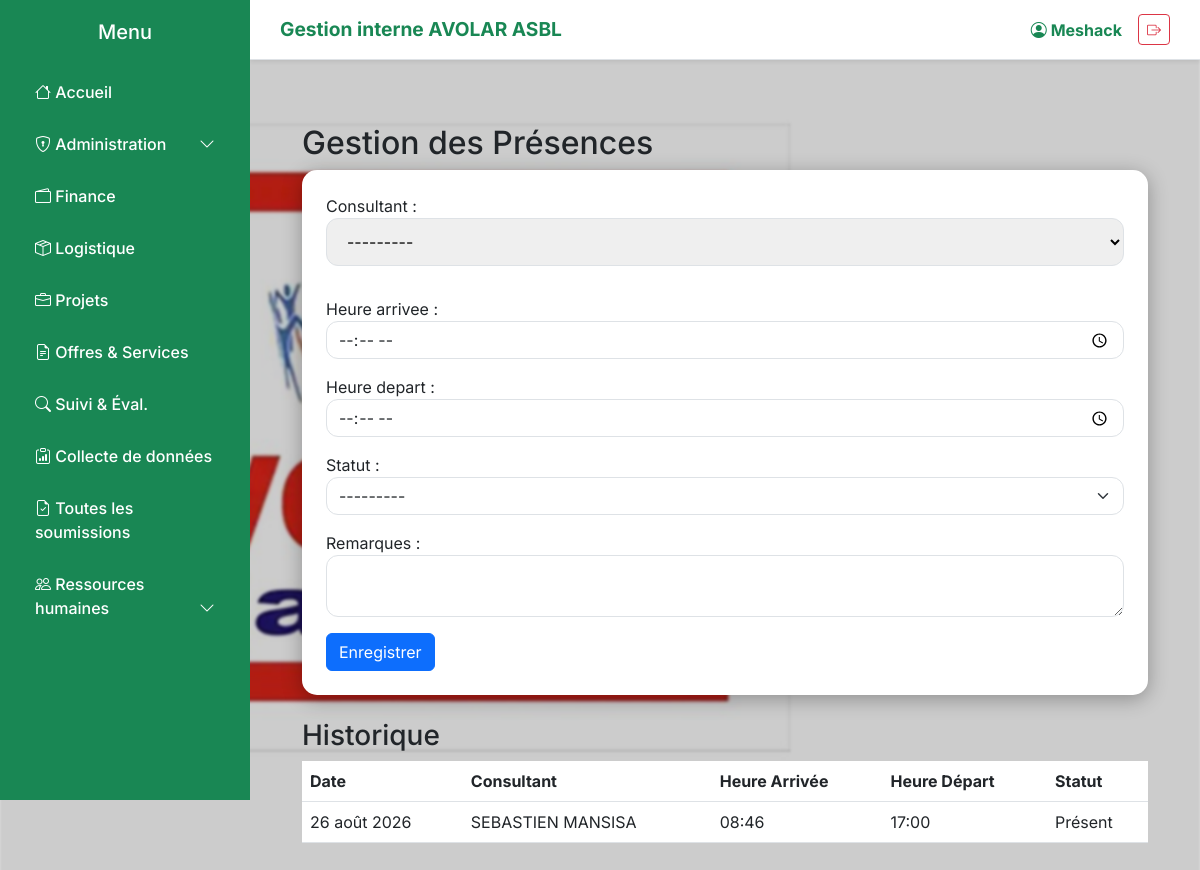
The app's page /rh/presence/ (signed in) with its own data.
### dashboard/models.py (models this page shows)
class PresenceJournaliere(models.Model):
    consultant = models.ForeignKey(Consultant, on_delete=models.CASCADE)
    date = models.DateField(default=timezone.now)
    heure_arrivee = models.TimeField(null=True, blank=True)
    heure_depart = models.TimeField(null=True, blank=True)
    statut = models.CharField(max_length=20, choices=[('Présent', 'Présent'), ('Absent', 'Absent'), ('Congé', 'Congé')])
    remarques = models.TextField(blank=True, null=True)
    class Meta: ordering = ['-date']

class Consultant(models.Model):
    nom_complet = models.CharField(max_length=200)
    profession_base = models.CharField(max_length=150)
    date_naissance = models.DateField()
    etudes_faites = models.TextField()
    cv = models.FileField(upload_to='cv_consultants/')
    projet = models.ForeignKey(Projet, on_delete=models.SET_NULL, null=True, blank=True, related_name='consultants')
    fonction_occupee = models.CharField(max_length=150, blank=True, null=True)
    def __str__(self): return self.nom_complet

### dashboard/views.py (the view)
# urls.py: path('rh/presence/', views.presence_rh, name='presence_rh'),
@login_required
def presence_rh(request):
    presences = PresenceJournaliere.objects.all().order_by('-date')
    if request.method == 'POST':
        form = PresenceForm(request.POST)
        if form.is_valid():
            form.save()
            return redirect('presence_rh')
    else:
        form = PresenceForm()
    return render(request, 'dashboard/presence.html', {'form': form, 'presences': presences})

### dashboard/forms.py
class PresenceForm(forms.ModelForm):
    class Meta:
        model = PresenceJournaliere
        fields = ['consultant', 'heure_arrivee', 'heure_depart', 'statut', 'remarques']
        widgets = {
            'heure_arrivee': forms.TimeInput(attrs={'type': 'time', 'class': 'form-control'}),
            'heure_depart': forms.TimeInput(attrs={'type': 'time', 'class': 'form-control'}),
            'statut': forms.Select(attrs={'class': 'form-select'}),
            'remarques': forms.Textarea(attrs={'class': 'form-control', 'rows': 2}),
        }

### dashboard/templates/dashboard/presence.html (shortened to what this page needs)
{% extends 'base.html' %}
{% block content %}
<div class="container mt-4">
    <h2>Gestion des Présences</h2>
    <div class="card p-4">
        <form method="post">
            {{ form.as_p }}
            <button type="submit" class="btn btn-primary">Enregistrer</button>
        </form>
    </div>
    <h3 class="mt-4">Historique</h3>
    <table class="table">
        <thead>
            <tr>
                <th>Date</th>
                <th>Consultant</th>
                <th>Heure Arrivée</th>
                <th>Heure Départ</th>
                <th>Statut</th>
            </tr>
        </thead>
        <tbody>
            {% for p in presences %}
            <tr>
                <td>{{ p.date }}</td>
                <td>{{ p.consultant }}</td>
                <td>{{ p.heure_arrivee }}</td>
                <td>{{ p.heure_depart }}</td>
                <td>{{ p.statut }}</td>
            </tr>
            {% empty %}
            <tr>
                <td colspan="5" class="text-center">Aucune présence enregistrée.</td>
            </tr>
            {% endfor %}
        </tbody>
    </table>
</div>
{% endblock %}

### dashboard/templates/base.html (shortened to what this page needs)
{% load static %}
<!DOCTYPE html>
<html lang="fr">
<head>
    <link href="https://cdn.jsdelivr.net/npm/bootstrap@5.3.0/dist/css/bootstrap.min.css" rel="stylesheet">
    <link href="https://cdn.jsdelivr.net/npm/bootstrap-icons@1.10.0/font/bootstrap-icons.css" rel="stylesheet">
</head>
<body>
<header class="top-bar shadow-sm">
    <span class="fw-bold text-success" style="font-size: 1.2rem;">Gestion interne AVOLAR ASBL</span>
    <div class="d-flex align-items-center">
        <span class="fw-bold text-success me-3"><i class="bi bi-person-circle"></i> {{ user.username|default:"Administrateur" }}</span>
        <a href="{% url 'deconnexion' %}" class="btn btn-outline-danger btn-sm"><i class="bi bi-box-arrow-right"></i></a>
    </div>
</header>
<nav class="sidebar">
    <h5 class="text-center mb-4">Menu</h5>
    <ul class="nav flex-column">
        {% if not user.is_superuser and "Agro animateur" in user.groups.all|join:"," %}
        {% else %}
        <li class="nav-item"><a class="nav-link" href="{% url 'home' %}"><i class="bi bi-house"></i> Accueil</a></li>
        {% endif %}
        {% if user.is_superuser or "Coordonnateur national" in user.groups.all|join:"," %}
        <li class="nav-item">
            <a class="nav-link" data-bs-toggle="collapse" href="#userSubMenu" role="button">
                <i class="bi bi-shield-lock"></i> Administration <i class="bi bi-chevron-down float-end"></i>
            </a>
        </li>
        {% endif %}
        {% if user.is_superuser or "Coordonnateur national" in user.groups.all|join:"," %}
        <li class="nav-item"><a class="nav-link" href="{% url 'finance_view' %}"><i class="bi bi-wallet2"></i> Finance</a></li>
        {% endif %}
        {% if user.is_superuser or "Coordonnateur national" in user.groups.all|join:"," or "Logisticien" in user.groups.all|join:"," or "Chef de Projet" in user.groups.all|join:"," %}
        <li class="nav-item"><a class="nav-link" href="{% url 'logistique_home' %}"><i class="bi bi-box-seam"></i> Logistique</a></li>
        {% endif %}
        {% if user.is_superuser or "Coordonnateur national" in user.groups.all|join:"," %}
        <li class="nav-item"><a class="nav-link" href="{% url 'liste_projets' %}"><i class="bi bi-briefcase"></i> Projets</a></li>
        {% endif %}
        {% if user.is_superuser or "Coordonnateur national" in user.groups.all|join:"," or "Offres et Service" in user.groups.all|join:"," or "Suivi et Evaluation" in user.groups.all|join:"," or "Chef de Projet" in user.groups.all|join:"," %}
        <li class="nav-item"><a class="nav-link" href="{% url 'liste_offres' %}"><i class="bi bi-file-earmark-text"></i> Offres & Services</a></li>
        {% endif %}
        {% if user.is_superuser or "Coordonnateur national" in user.groups.all|join:"," or "Suivi et Evaluation" in user.groups.all|join:"," or "Chef de Projet" in user.groups.all|join:"," %}
        <li class="nav-item"><a class="nav-link" href="{% url 'se_home' %}"><i class="bi bi-search"></i> Suivi & Éval.</a></li>
        {% endif %}
        {% if user.is_superuser or "Coordonnateur national" in user.groups.all|join:"," or "Suivi et Evaluation" in user.groups.all|join:"," or "Chef de Projet" in user.groups.all|join:"," or "Agro animateur" in user.groups.all|join:"," %}
        <li class="nav-item">
            <a class="nav-link" href="{% url 'liste_formulaires_terrain' %}">
                <i class="bi bi-clipboard-data"></i> Collecte de données
            </a>
        </li>
        {% endif %}
        {% if user.is_superuser or "Coordonnateur national" in user.groups.all|join:"," or "Suivi et Evaluation" in user.groups.all|join:"," or "Chef de Projet" in user.groups.all|join:"," %}
        <li class="nav-item">
            <a class="nav-link" href="{% url 'liste_toutes_soumissions' %}">
                <i class="bi bi-file-earmark-check"></i> Toutes les soumissions
            </a>
        </li>
        {% endif %}
        {% if user.is_superuser or "Coordonnateur national" in user.groups.all|join:"," or "Ressources Humaines" in user.groups.all|join:"," or "Suivi et Evaluation" in user.groups.all|join:"," or "Chef de Projet" in user.groups.all|join:"," %}
        <li class="nav-item">
            <a class="nav-link" data-bs-toggle="collapse" href="#rhSubMenu" role="button">
                <i class="bi bi-people"></i> Ressources humaines <i class="bi bi-chevron-down float-end"></i>
            </a>
        </li>
        {% endif %}
    </ul>
</nav>
<main class="main-content">
    {% block content %}{% endblock %}
</main>
</body>
</html>

### records on screen
PresenceJournaliere: date "26 août 2026", consultant "SEBASTIEN MANSISA", heure_arrivee "08:46", heure_depart "17:00", statut "Présent"

### other values on screen
{{ user.username|default:"Administrateur" }} "Meshack"
